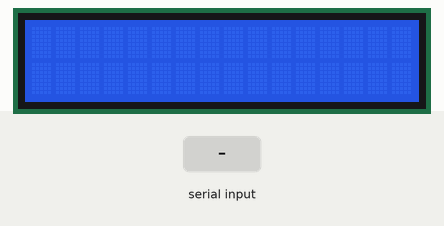
This sketch was run on a simulated Arduino Uno, built with avr-gcc and run on an emulated ATmega328P. Parts: 16×2 character LCD. The test bench sets the inputs (shaded band).

Above: at 1.2 s.
1.3 s: "1" received over Serial
At 1.6 s:
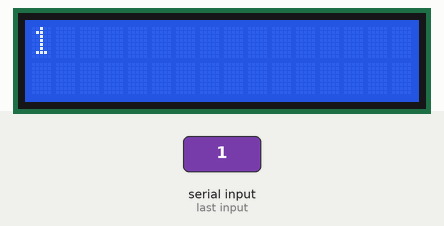
2.8 s: "0" received over Serial
At 4.0 s:
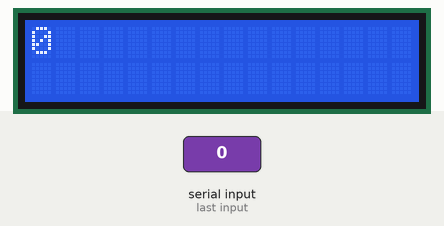
4.3 s: "2" received over Serial
At 5.1 s:
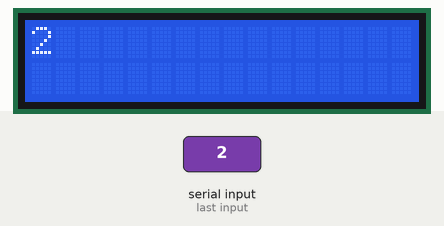
Timing chart, 0 to 7.3 s (numbered marks = the images above; inputs shaded):
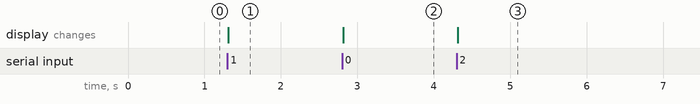

The sketch:

Fast_Serial_Input.ino
```cpp
#include <LiquidCrystal_I2C.h>
LiquidCrystal_I2C lcd(0x27, 16, 2);
String stringa;
const unsigned long TimeOut = 10;
String stringa1;
String stringa2;

void setup() {
  Serial.begin(9600);
  lcd.init();
  lcd.backlight();
}

void loop() {
  stringa = "";
  unsigned long T = 0;
  T = millis();
  while (millis() - T < TimeOut) {
    while (Serial.available() > 0) {
      stringa += char(Serial.read());
      T = millis();
      lcd.clear();
    }
  }
    stringa1 = stringa.substring(0 , 16);
    stringa2 = stringa.substring(16);
    lcd.setCursor(0, 0);
    lcd.print(stringa1);
    lcd.setCursor(0, 1);
    lcd.print(stringa2);
}
```

Measured:
- after the input at 1.3 s, the display: changes at once (image 1)
- after the input at 2.8 s, the display: changes at once (image 2)
- after the input at 4.3 s, the display: changes at once (image 3)
